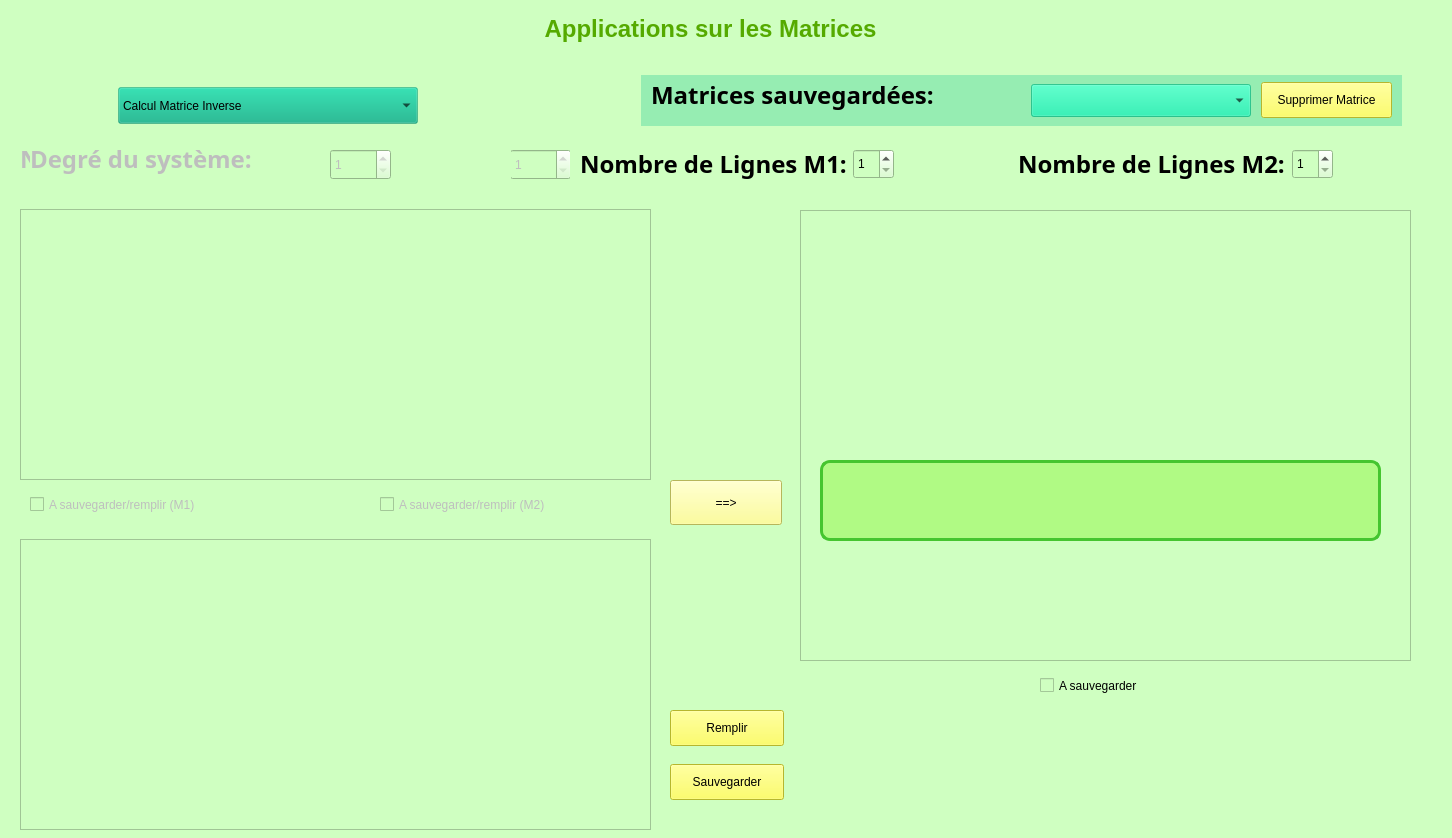
<?xml version="1.0" encoding="UTF-8"?>
<ui version="4.0">
 <class>Form</class>
 <widget class="QWidget" name="Form">
  <property name="geometry">
   <rect>
    <x>0</x>
    <y>0</y>
    <width>1452</width>
    <height>838</height>
   </rect>
  </property>
  <property name="minimumSize">
   <size>
    <width>1440</width>
    <height>838</height>
   </size>
  </property>
  <property name="cursor">
   <cursorShape>ArrowCursor</cursorShape>
  </property>
  <property name="windowTitle">
   <string>Form</string>
  </property>
  <property name="styleSheet">
   <string notr="true">background-color: rgb(207, 255, 193);</string>
  </property>
  <widget class="QWidget" name="l_et_c" native="true">
   <property name="enabled">
    <bool>false</bool>
   </property>
   <property name="geometry">
    <rect>
     <x>20</x>
     <y>139</y>
     <width>551</width>
     <height>41</height>
    </rect>
   </property>
   <widget class="QSpinBox" name="lc">
    <property name="geometry">
     <rect>
      <x>490</x>
      <y>10</y>
      <width>61</width>
      <height>31</height>
     </rect>
    </property>
    <property name="styleSheet">
     <string notr="true">font: 18pt &quot;Algerian&quot;;</string>
    </property>
    <property name="minimum">
     <number>1</number>
    </property>
    <property name="maximum">
     <number>10</number>
    </property>
   </widget>
   <widget class="QLabel" name="label_lc">
    <property name="geometry">
     <rect>
      <x>0</x>
      <y>0</y>
      <width>491</width>
      <height>41</height>
     </rect>
    </property>
    <property name="font">
     <font>
      <family>Sitka Small</family>
      <weight>75</weight>
      <bold>true</bold>
     </font>
    </property>
    <property name="text">
     <string>&lt;html&gt;&lt;head/&gt;&lt;body&gt;&lt;p&gt;&lt;span style=&quot; font-size:18pt;&quot;&gt;Nombre de Lignes et Colonnes:&lt;/span&gt;&lt;/p&gt;&lt;/body&gt;&lt;/html&gt;</string>
    </property>
   </widget>
   <widget class="QWidget" name="l_et_c_2" native="true">
    <property name="enabled">
     <bool>false</bool>
    </property>
    <property name="geometry">
     <rect>
      <x>10</x>
      <y>-90</y>
      <width>521</width>
      <height>41</height>
     </rect>
    </property>
    <widget class="QSpinBox" name="lc_6">
     <property name="geometry">
      <rect>
       <x>460</x>
       <y>10</y>
       <width>61</width>
       <height>31</height>
      </rect>
     </property>
     <property name="styleSheet">
      <string notr="true">font: 18pt &quot;Algerian&quot;;</string>
     </property>
     <property name="minimum">
      <number>1</number>
     </property>
     <property name="maximum">
      <number>10</number>
     </property>
    </widget>
    <widget class="QLabel" name="label_lc_3">
     <property name="geometry">
      <rect>
       <x>0</x>
       <y>0</y>
       <width>451</width>
       <height>41</height>
      </rect>
     </property>
     <property name="font">
      <font>
       <family>Sitka Small</family>
       <weight>75</weight>
       <bold>true</bold>
      </font>
     </property>
     <property name="text">
      <string>&lt;html&gt;&lt;head/&gt;&lt;body&gt;&lt;p&gt;&lt;span style=&quot; font-size:18pt;&quot;&gt;Nombre de Ligne et Colonne&lt;/span&gt;&lt;/p&gt;&lt;/body&gt;&lt;/html&gt;</string>
     </property>
    </widget>
   </widget>
  </widget>
  <widget class="QWidget" name="sys" native="true">
   <property name="enabled">
    <bool>false</bool>
   </property>
   <property name="geometry">
    <rect>
     <x>30</x>
     <y>139</y>
     <width>371</width>
     <height>41</height>
    </rect>
   </property>
   <widget class="QSpinBox" name="deg">
    <property name="geometry">
     <rect>
      <x>300</x>
      <y>10</y>
      <width>61</width>
      <height>31</height>
     </rect>
    </property>
    <property name="styleSheet">
     <string notr="true">font: 18pt &quot;Algerian&quot;;</string>
    </property>
    <property name="minimum">
     <number>1</number>
    </property>
    <property name="maximum">
     <number>10</number>
    </property>
   </widget>
   <widget class="QLabel" name="label_lc_7">
    <property name="geometry">
     <rect>
      <x>0</x>
      <y>0</y>
      <width>291</width>
      <height>41</height>
     </rect>
    </property>
    <property name="font">
     <font>
      <family>Sitka Small</family>
      <weight>75</weight>
      <bold>true</bold>
     </font>
    </property>
    <property name="text">
     <string>&lt;html&gt;&lt;head/&gt;&lt;body&gt;&lt;p&gt;&lt;span style=&quot; font-size:18pt;&quot;&gt;Degré du système:&lt;/span&gt;&lt;/p&gt;&lt;/body&gt;&lt;/html&gt;</string>
    </property>
   </widget>
   <widget class="QWidget" name="l_et_c_4" native="true">
    <property name="enabled">
     <bool>false</bool>
    </property>
    <property name="geometry">
     <rect>
      <x>10</x>
      <y>-90</y>
      <width>521</width>
      <height>41</height>
     </rect>
    </property>
    <widget class="QLabel" name="label_lc_8">
     <property name="geometry">
      <rect>
       <x>0</x>
       <y>0</y>
       <width>451</width>
       <height>41</height>
      </rect>
     </property>
     <property name="font">
      <font>
       <family>Sitka Small</family>
       <weight>75</weight>
       <bold>true</bold>
      </font>
     </property>
     <property name="text">
      <string>&lt;html&gt;&lt;head/&gt;&lt;body&gt;&lt;p&gt;&lt;span style=&quot; font-size:18pt;&quot;&gt;Nombre de Ligne et Colonne&lt;/span&gt;&lt;/p&gt;&lt;/body&gt;&lt;/html&gt;</string>
     </property>
    </widget>
   </widget>
  </widget>
  <widget class="QLabel" name="res_det">
   <property name="enabled">
    <bool>false</bool>
   </property>
   <property name="geometry">
    <rect>
     <x>820</x>
     <y>460</y>
     <width>561</width>
     <height>81</height>
    </rect>
   </property>
   <property name="font">
    <font>
     <family>Algerian</family>
     <pointsize>20</pointsize>
     <weight>50</weight>
     <italic>false</italic>
     <bold>false</bold>
     <kerning>true</kerning>
    </font>
   </property>
   <property name="styleSheet">
    <string notr="true">font: 20pt &quot;Algerian&quot;;
border: 3px solid rgb(69, 197, 47);
border-radius:10px;
text-align:center;
background-color: rgba(120, 240, 20, 90);</string>
   </property>
   <property name="text">
    <string>&lt;html&gt;&lt;head/&gt;&lt;body&gt;&lt;p align=&quot;center&quot;&gt;&lt;br/&gt;&lt;/p&gt;&lt;/body&gt;&lt;/html&gt;</string>
   </property>
   <property name="alignment">
    <set>Qt::AlignCenter</set>
   </property>
  </widget>
  <widget class="QWidget" name="prod_widget" native="true">
   <property name="enabled">
    <bool>false</bool>
   </property>
   <property name="geometry">
    <rect>
     <x>10</x>
     <y>199</y>
     <width>651</width>
     <height>681</height>
    </rect>
   </property>
   <property name="sizePolicy">
    <sizepolicy hsizetype="Expanding" vsizetype="Preferred">
     <horstretch>0</horstretch>
     <verstretch>0</verstretch>
    </sizepolicy>
   </property>
   <widget class="QTableWidget" name="tab_prod1">
    <property name="geometry">
     <rect>
      <x>10</x>
      <y>10</y>
      <width>631</width>
      <height>271</height>
     </rect>
    </property>
   </widget>
   <widget class="QTableWidget" name="tab_prod2">
    <property name="geometry">
     <rect>
      <x>10</x>
      <y>340</y>
      <width>631</width>
      <height>291</height>
     </rect>
    </property>
   </widget>
   <widget class="QCheckBox" name="save_m1">
    <property name="geometry">
     <rect>
      <x>20</x>
      <y>290</y>
      <width>261</width>
      <height>31</height>
     </rect>
    </property>
    <property name="styleSheet">
     <string notr="true">font: 12pt &quot;Mongolian Baiti&quot;;</string>
    </property>
    <property name="text">
     <string>A sauvegarder/remplir (M1)</string>
    </property>
   </widget>
   <widget class="QCheckBox" name="save_m2">
    <property name="geometry">
     <rect>
      <x>370</x>
      <y>290</y>
      <width>261</width>
      <height>31</height>
     </rect>
    </property>
    <property name="styleSheet">
     <string notr="true">font: 12pt &quot;Mongolian Baiti&quot;;</string>
    </property>
    <property name="text">
     <string>A sauvegarder/remplir (M2)</string>
    </property>
   </widget>
  </widget>
  <widget class="QLabel" name="label">
   <property name="geometry">
    <rect>
     <x>490</x>
     <y>9</y>
     <width>441</width>
     <height>41</height>
    </rect>
   </property>
   <property name="sizePolicy">
    <sizepolicy hsizetype="Expanding" vsizetype="Preferred">
     <horstretch>0</horstretch>
     <verstretch>0</verstretch>
    </sizepolicy>
   </property>
   <property name="styleSheet">
    <string notr="true">color: rgb(85, 170, 0);</string>
   </property>
   <property name="text">
    <string>&lt;html&gt;&lt;head/&gt;&lt;body&gt;&lt;p align=&quot;center&quot;&gt;&lt;span style=&quot; font-size:18pt; font-weight:600;&quot;&gt;Applications sur les Matrices&lt;/span&gt;&lt;/p&gt;&lt;/body&gt;&lt;/html&gt;</string>
   </property>
  </widget>
  <widget class="QWidget" name="dim_prod" native="true">
   <property name="enabled">
    <bool>true</bool>
   </property>
   <property name="geometry">
    <rect>
     <x>570</x>
     <y>139</y>
     <width>881</width>
     <height>51</height>
    </rect>
   </property>
   <widget class="QWidget" name="layoutWidget">
    <property name="geometry">
     <rect>
      <x>10</x>
      <y>0</y>
      <width>870</width>
      <height>51</height>
     </rect>
    </property>
    <layout class="QHBoxLayout" name="horizontalLayout_3">
     <item>
      <layout class="QHBoxLayout" name="horizontalLayout">
       <item>
        <widget class="QLabel" name="label_lc_5">
         <property name="enabled">
          <bool>true</bool>
         </property>
         <property name="font">
          <font>
           <family>Sitka Small</family>
           <pointsize>16</pointsize>
           <weight>75</weight>
           <italic>false</italic>
           <bold>true</bold>
          </font>
         </property>
         <property name="styleSheet">
          <string notr="true">font: 16pt &quot;Sitka Small&quot;;
font-weight:bold;</string>
         </property>
         <property name="text">
          <string>&lt;html&gt;&lt;head/&gt;&lt;body&gt;&lt;p&gt;&lt;span style=&quot; font-size:18pt;&quot;&gt;Nombre de Lignes M1:&lt;/span&gt;&lt;/p&gt;&lt;/body&gt;&lt;/html&gt;</string>
         </property>
        </widget>
       </item>
       <item alignment="Qt::AlignLeft">
        <widget class="QSpinBox" name="lm1">
         <property name="maximumSize">
          <size>
           <width>64</width>
           <height>30</height>
          </size>
         </property>
         <property name="styleSheet">
          <string notr="true">font: 18pt &quot;Algerian&quot;;</string>
         </property>
         <property name="minimum">
          <number>1</number>
         </property>
         <property name="maximum">
          <number>10</number>
         </property>
        </widget>
       </item>
      </layout>
     </item>
     <item>
      <layout class="QHBoxLayout" name="horizontalLayout_2">
       <property name="spacing">
        <number>7</number>
       </property>
       <item>
        <widget class="QLabel" name="label_lc_6">
         <property name="enabled">
          <bool>true</bool>
         </property>
         <property name="font">
          <font>
           <family>Sitka Small</family>
           <pointsize>16</pointsize>
           <weight>75</weight>
           <italic>false</italic>
           <bold>true</bold>
          </font>
         </property>
         <property name="styleSheet">
          <string notr="true">font: 16pt &quot;Sitka Small&quot;;
font-weight:bold;</string>
         </property>
         <property name="text">
          <string>&lt;html&gt;&lt;head/&gt;&lt;body&gt;&lt;p&gt;&lt;span style=&quot; font-size:18pt;&quot;&gt;Nombre de Lignes M2:&lt;/span&gt;&lt;/p&gt;&lt;/body&gt;&lt;/html&gt;</string>
         </property>
        </widget>
       </item>
       <item alignment="Qt::AlignLeft">
        <widget class="QSpinBox" name="cm2">
         <property name="maximumSize">
          <size>
           <width>64</width>
           <height>30</height>
          </size>
         </property>
         <property name="styleSheet">
          <string notr="true">font: 18pt &quot;Algerian&quot;;</string>
         </property>
         <property name="minimum">
          <number>1</number>
         </property>
         <property name="maximum">
          <number>10</number>
         </property>
        </widget>
       </item>
      </layout>
     </item>
    </layout>
   </widget>
  </widget>
  <widget class="QWidget" name="tab_op_widget" native="true">
   <property name="geometry">
    <rect>
     <x>10</x>
     <y>210</y>
     <width>651</width>
     <height>621</height>
    </rect>
   </property>
   <widget class="QTableWidget" name="tab_op">
    <property name="enabled">
     <bool>true</bool>
    </property>
    <property name="geometry">
     <rect>
      <x>10</x>
      <y>0</y>
      <width>631</width>
      <height>451</height>
     </rect>
    </property>
   </widget>
   <widget class="QCheckBox" name="save_op">
    <property name="geometry">
     <rect>
      <x>230</x>
      <y>470</y>
      <width>211</width>
      <height>31</height>
     </rect>
    </property>
    <property name="styleSheet">
     <string notr="true">font: 12pt &quot;Mongolian Baiti&quot;;</string>
    </property>
    <property name="text">
     <string>A sauvegarder/remplir</string>
    </property>
   </widget>
   <zorder>save_op</zorder>
   <zorder>tab_op</zorder>
  </widget>
  <widget class="QComboBox" name="choix">
   <property name="geometry">
    <rect>
     <x>118</x>
     <y>87</y>
     <width>300</width>
     <height>37</height>
    </rect>
   </property>
   <property name="maximumSize">
    <size>
     <width>300</width>
     <height>16777215</height>
    </size>
   </property>
   <property name="styleSheet">
    <string notr="true">font: 75 16pt &quot;MS Shell Dlg 2&quot;;
background-color: rgba(0, 170, 127, 90);</string>
   </property>
   <item>
    <property name="text">
     <string>Calcul Matrice Inverse</string>
    </property>
   </item>
   <item>
    <property name="text">
     <string>Calcul Système</string>
    </property>
   </item>
   <item>
    <property name="text">
     <string>Calcul Déterminant</string>
    </property>
   </item>
   <item>
    <property name="text">
     <string>Calcul Produit</string>
    </property>
   </item>
   <item>
    <property name="text">
     <string>Calcul Somme</string>
    </property>
   </item>
   <item>
    <property name="text">
     <string>Calcul Soustarction</string>
    </property>
   </item>
   <item>
    <property name="text">
     <string>Transposer</string>
    </property>
   </item>
   <item>
    <property name="text">
     <string>Comatrice</string>
    </property>
   </item>
  </widget>
  <widget class="QCheckBox" name="save_res">
   <property name="geometry">
    <rect>
     <x>1040</x>
     <y>670</y>
     <width>151</width>
     <height>31</height>
    </rect>
   </property>
   <property name="styleSheet">
    <string notr="true">font: 12pt &quot;Mongolian Baiti&quot;;</string>
   </property>
   <property name="text">
    <string>A sauvegarder</string>
   </property>
  </widget>
  <widget class="QTableWidget" name="tab_res">
   <property name="enabled">
    <bool>true</bool>
   </property>
   <property name="geometry">
    <rect>
     <x>800</x>
     <y>210</y>
     <width>611</width>
     <height>451</height>
    </rect>
   </property>
   <property name="cursor" stdset="0">
    <cursorShape>ForbiddenCursor</cursorShape>
   </property>
   <property name="styleSheet">
    <string notr="true">opacity:0.3;</string>
   </property>
  </widget>
  <widget class="QWidget" name="HL3" native="true">
   <property name="geometry">
    <rect>
     <x>641</x>
     <y>75</y>
     <width>761</width>
     <height>51</height>
    </rect>
   </property>
   <property name="styleSheet">
    <string notr="true">background-color: rgba(0, 190, 140, 70);</string>
   </property>
   <widget class="QPushButton" name="supp">
    <property name="geometry">
     <rect>
      <x>620</x>
      <y>7</y>
      <width>131</width>
      <height>36</height>
     </rect>
    </property>
    <property name="sizePolicy">
     <sizepolicy hsizetype="Expanding" vsizetype="Fixed">
      <horstretch>0</horstretch>
      <verstretch>0</verstretch>
     </sizepolicy>
    </property>
    <property name="minimumSize">
     <size>
      <width>112</width>
      <height>36</height>
     </size>
    </property>
    <property name="maximumSize">
     <size>
      <width>16777213</width>
      <height>16777215</height>
     </size>
    </property>
    <property name="styleSheet">
     <string notr="true">font: 75 9pt &quot;MS Shell Dlg 2&quot;;
background-color:rgb(255,255,64);</string>
    </property>
    <property name="text">
     <string>Supprimer Matrice</string>
    </property>
   </widget>
   <widget class="QLabel" name="label_lc_9">
    <property name="enabled">
     <bool>true</bool>
    </property>
    <property name="geometry">
     <rect>
      <x>10</x>
      <y>0</y>
      <width>381</width>
      <height>41</height>
     </rect>
    </property>
    <property name="sizePolicy">
     <sizepolicy hsizetype="Fixed" vsizetype="Preferred">
      <horstretch>0</horstretch>
      <verstretch>0</verstretch>
     </sizepolicy>
    </property>
    <property name="font">
     <font>
      <family>Sitka Small</family>
      <pointsize>16</pointsize>
      <weight>75</weight>
      <italic>false</italic>
      <bold>true</bold>
     </font>
    </property>
    <property name="styleSheet">
     <string notr="true">font: 16pt &quot;Sitka Small&quot;;
font-weight:bold;
border:none;
background-color: rgba(0, 0,0,0);</string>
    </property>
    <property name="text">
     <string>&lt;html&gt;&lt;head/&gt;&lt;body&gt;&lt;p&gt;&lt;span style=&quot; font-size:18pt;&quot;&gt;Matrices sauvegardées:&lt;/span&gt;&lt;/p&gt;&lt;/body&gt;&lt;/html&gt;</string>
    </property>
   </widget>
   <widget class="QComboBox" name="Mat_S">
    <property name="geometry">
     <rect>
      <x>390</x>
      <y>9</y>
      <width>220</width>
      <height>33</height>
     </rect>
    </property>
    <property name="sizePolicy">
     <sizepolicy hsizetype="Preferred" vsizetype="Fixed">
      <horstretch>0</horstretch>
      <verstretch>0</verstretch>
     </sizepolicy>
    </property>
    <property name="minimumSize">
     <size>
      <width>220</width>
      <height>33</height>
     </size>
    </property>
    <property name="maximumSize">
     <size>
      <width>247</width>
      <height>16777215</height>
     </size>
    </property>
    <property name="styleSheet">
     <string notr="true">font: 12pt &quot;Microsoft Sans Serif&quot;;
background-color: rgba(0, 230, 160,150);
text-align:center;</string>
    </property>
    <property name="editable">
     <bool>false</bool>
    </property>
   </widget>
  </widget>
  <widget class="QPushButton" name="res">
   <property name="geometry">
    <rect>
     <x>670</x>
     <y>480</y>
     <width>112</width>
     <height>45</height>
    </rect>
   </property>
   <property name="sizePolicy">
    <sizepolicy hsizetype="Expanding" vsizetype="Fixed">
     <horstretch>0</horstretch>
     <verstretch>0</verstretch>
    </sizepolicy>
   </property>
   <property name="minimumSize">
    <size>
     <width>112</width>
     <height>45</height>
    </size>
   </property>
   <property name="maximumSize">
    <size>
     <width>105</width>
     <height>45</height>
    </size>
   </property>
   <property name="styleSheet">
    <string notr="true">font: 75 26pt &quot;MS Shell Dlg 2&quot;;
background-color: rgb(255, 255, 127);</string>
   </property>
   <property name="text">
    <string>==&gt;</string>
   </property>
  </widget>
  <widget class="QWidget" name="layoutWidget">
   <property name="geometry">
    <rect>
     <x>670</x>
     <y>710</y>
     <width>114</width>
     <height>92</height>
    </rect>
   </property>
   <layout class="QVBoxLayout" name="verticalLayout_3">
    <property name="spacing">
     <number>18</number>
    </property>
    <item>
     <widget class="QPushButton" name="remplir">
      <property name="sizePolicy">
       <sizepolicy hsizetype="Expanding" vsizetype="Fixed">
        <horstretch>0</horstretch>
        <verstretch>0</verstretch>
       </sizepolicy>
      </property>
      <property name="minimumSize">
       <size>
        <width>112</width>
        <height>36</height>
       </size>
      </property>
      <property name="maximumSize">
       <size>
        <width>16777213</width>
        <height>16777215</height>
       </size>
      </property>
      <property name="styleSheet">
       <string notr="true">font: 75 9pt &quot;MS Shell Dlg 2&quot;;
background-color:rgb(255,255,64);</string>
      </property>
      <property name="text">
       <string>Remplir</string>
      </property>
     </widget>
    </item>
    <item>
     <widget class="QPushButton" name="save">
      <property name="sizePolicy">
       <sizepolicy hsizetype="Expanding" vsizetype="Fixed">
        <horstretch>0</horstretch>
        <verstretch>0</verstretch>
       </sizepolicy>
      </property>
      <property name="minimumSize">
       <size>
        <width>112</width>
        <height>36</height>
       </size>
      </property>
      <property name="maximumSize">
       <size>
        <width>16777213</width>
        <height>16777215</height>
       </size>
      </property>
      <property name="styleSheet">
       <string notr="true">font: 75 9pt &quot;MS Shell Dlg 2&quot;;
background-color:rgb(255,255,64);</string>
      </property>
      <property name="text">
       <string>Sauvegarder</string>
      </property>
     </widget>
    </item>
   </layout>
  </widget>
  <zorder>tab_op_widget</zorder>
  <zorder>prod_widget</zorder>
  <zorder>l_et_c</zorder>
  <zorder>sys</zorder>
  <zorder>label</zorder>
  <zorder>dim_prod</zorder>
  <zorder>choix</zorder>
  <zorder>save_res</zorder>
  <zorder>tab_res</zorder>
  <zorder>HL3</zorder>
  <zorder>res</zorder>
  <zorder>layoutWidget</zorder>
  <zorder>res_det</zorder>
 </widget>
 <resources/>
 <connections/>
</ui>
